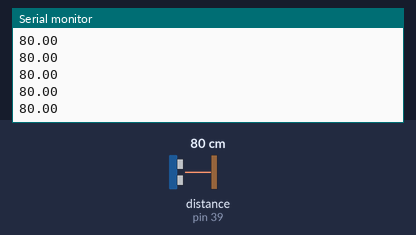
A sketch run on a simulated Arduino Uno, built with avr-gcc and run on an emulated ATmega328P. Parts: the last lines printed to the serial monitor. Inputs (shaded band) come from the test bench; at power-on: distance to the obstacle (sensor on pin 39) 80 cm. The echo pulse lasts 58.3 µs per cm.

Above: at 1.2 s.
1.3 s: distance to the obstacle (sensor on pin 39) set to 2 cm
At 2.2 s:
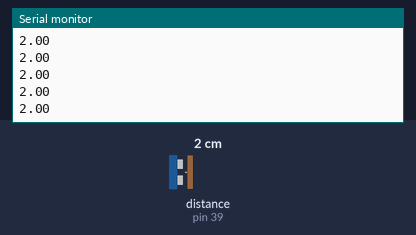
2.8 s: distance to the obstacle (sensor on pin 39) set to 4 cm
At 3.4 s:
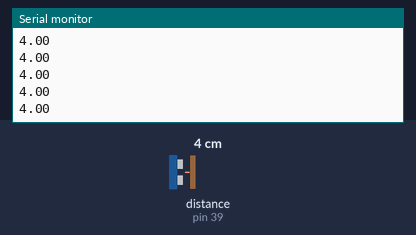
Timing chart, 0 to 5.8 s (numbered marks = the images above; inputs shaded):
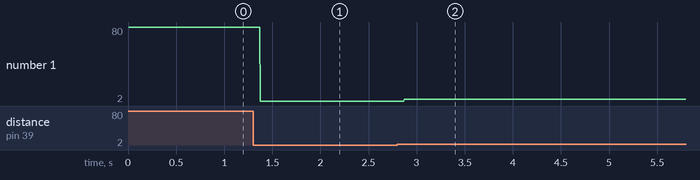

Measured:
- after the input at 1.3 s, the serial monitor: prints a new line after 0.07 s (image 1)
- after the input at 2.8 s, the serial monitor: prints a new line after 0.07 s (image 2)
- plotted number 1: 80 → 2 after the input at 1.3 s, 2 → 4 after the input at 2.8 s

The sketch:

HC-SR04_library_test.ino
```cpp
#include <HCSR04.h>

HCSR04 hc(36,39);//initialisation class HCSR04 (trig pin , echo pin)

void setup()
{ Serial.begin(9600); }

void loop()
{ Serial.println( hc.dist() ); }//return curent distance in serial
```
